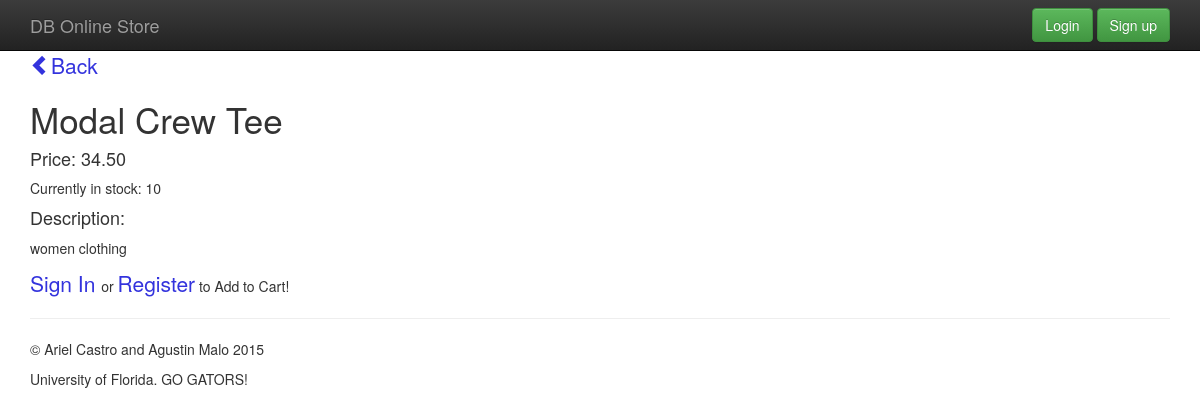
The page /product/9/ on the database its author committed.
### main_store/models.py (models this page shows)
class Product(models.Model):
	name = models.CharField(max_length=100)
	price = models.DecimalField(max_digits=8, decimal_places=2)
	stock_quantity = models.IntegerField()
	description = models.TextField()
	active = models.BooleanField()

### main_store/views.py (the view)
# urls.py: url(r'^product/(?P<id>\d+)/', storeViews.product_detail, name='product_detail'),
def product_detail(request, id):
    print request.method
    print "this ithe id: " + id
    if request.method == 'POST':
        print "Cart is post"
        current_user = request.user
        user_id = current_user.id
        user_profile = UserProfile.objects.get(user_id=user_id)
        productInstance = Product.objects.get(id=id)
        cartObj = Cart(user=user_profile, product=productInstance)
        cart_form = CartForm(data=request.POST,instance=cartObj)
        if cart_form.is_valid():
            print "Cart is valid"
            cart = cart_form.save()
            cart.UserProfile_id = user_profile.id
            cart.product_id = id
            print "checking for null" + cart.product_id
            cart.save()
            return HttpResponseRedirect(reverse('cart'))
    else:
        try:
            product = Product.objects.get(id=id)
            cart_form = CartForm(data=request.POST)
            print "Cart is else"
        except Product.DoesNotExist:
            raise Http404('This item does not exist')
    return render(request, 'products/product_detail.html', {
        'product': product,
        'cart_form': cart_form,
    })

### db_online_store/templates/products/product_detail.html (shortened to what this page needs)
{% extends "base.html" %}
{% block content %}
	<a href="{% url 'index' %}"><span class="glyphicon glyphicon-chevron-left" aria-hidden="true"></span>Back</a>
	<h3>{{product.name | capfirst }}</h3>
	<h4>Price: {{product.price}}</h4>
	<p>Currently in stock: {{ product.stock_quantity }} </p>
	<h4>Description:</h4>
	<p> {{ product.description }} </p>
	{% if user.is_anonymous %}
	<p><a href="{% url 'login' %}">Sign In </a>or <a href="{% url 'register' %}">Register</a> to Add to Cart!</p>
	{% endif %}
{% endblock content %}

### db_online_store/static/main.css (style rules this page uses)
h1, h2, h3 { font-size: 2.5em; }
a { font-size: 1.5em; }
a { text-decoration: none; color: #33D; }
body { padding-top: 50px; padding-bottom: 20px; }

### rows shown on the page
Product: name "Modal Crew Tee", price "34.50", stock_quantity "10", description "women clothing"
